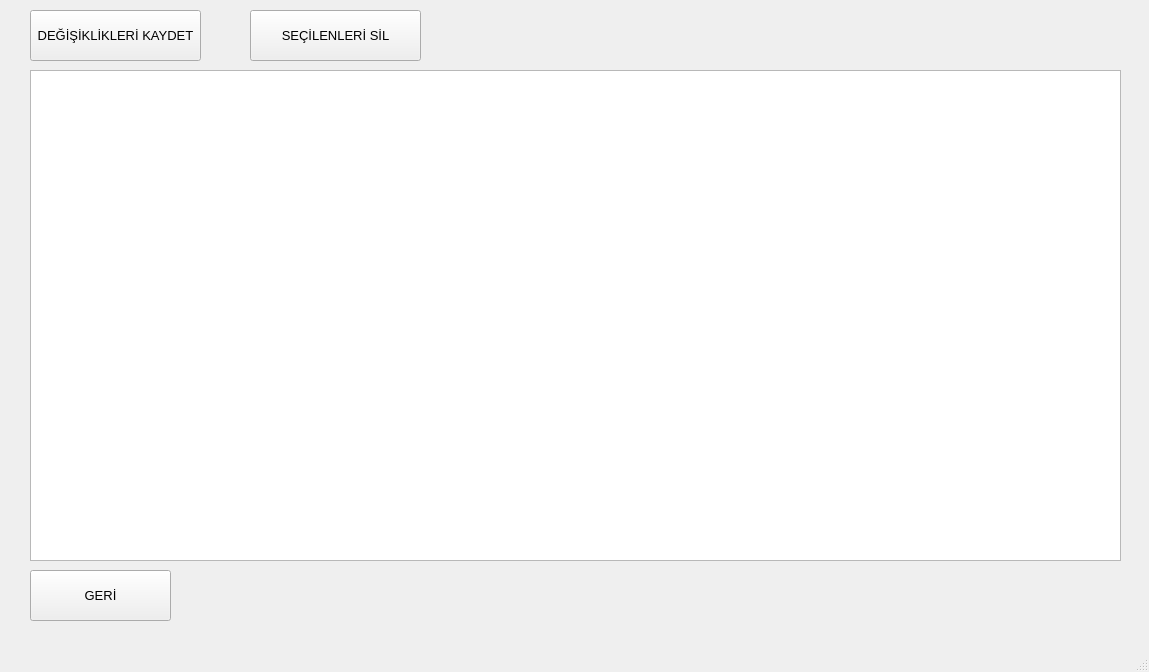
<?xml version="1.0" encoding="UTF-8"?>
<ui version="4.0">
 <class>OrderLogPageCls</class>
 <widget class="QMainWindow" name="OrderLogPageCls">
  <property name="geometry">
   <rect>
    <x>0</x>
    <y>0</y>
    <width>1149</width>
    <height>672</height>
   </rect>
  </property>
  <property name="windowTitle">
   <string>MainWindow</string>
  </property>
  <widget class="QWidget" name="centralwidget">
   <widget class="CheckTableWidget" name="tableWidget">
    <property name="geometry">
     <rect>
      <x>30</x>
      <y>70</y>
      <width>1091</width>
      <height>491</height>
     </rect>
    </property>
    <property name="font">
     <font>
      <pointsize>10</pointsize>
     </font>
    </property>
   </widget>
   <widget class="QPushButton" name="pushButtonReturn">
    <property name="geometry">
     <rect>
      <x>30</x>
      <y>570</y>
      <width>141</width>
      <height>51</height>
     </rect>
    </property>
    <property name="font">
     <font>
      <pointsize>10</pointsize>
     </font>
    </property>
    <property name="text">
     <string>GERİ</string>
    </property>
   </widget>
   <widget class="QPushButton" name="pushButtonSave">
    <property name="geometry">
     <rect>
      <x>30</x>
      <y>10</y>
      <width>171</width>
      <height>51</height>
     </rect>
    </property>
    <property name="font">
     <font>
      <pointsize>10</pointsize>
     </font>
    </property>
    <property name="text">
     <string>DEĞİŞİKLİKLERİ KAYDET</string>
    </property>
   </widget>
   <widget class="QPushButton" name="pushButtonDelete">
    <property name="geometry">
     <rect>
      <x>250</x>
      <y>10</y>
      <width>171</width>
      <height>51</height>
     </rect>
    </property>
    <property name="font">
     <font>
      <pointsize>10</pointsize>
     </font>
    </property>
    <property name="text">
     <string>SEÇİLENLERİ SİL</string>
    </property>
   </widget>
  </widget>
  <widget class="QMenuBar" name="menubar">
   <property name="geometry">
    <rect>
     <x>0</x>
     <y>0</y>
     <width>1149</width>
     <height>21</height>
    </rect>
   </property>
  </widget>
  <widget class="QStatusBar" name="statusbar"/>
 </widget>
 <customwidgets>
  <customwidget>
   <class>CheckTableWidget</class>
   <extends>QTableWidget</extends>
   <header>CheckTableWidget.h</header>
  </customwidget>
 </customwidgets>
 <resources/>
 <connections/>
</ui>
